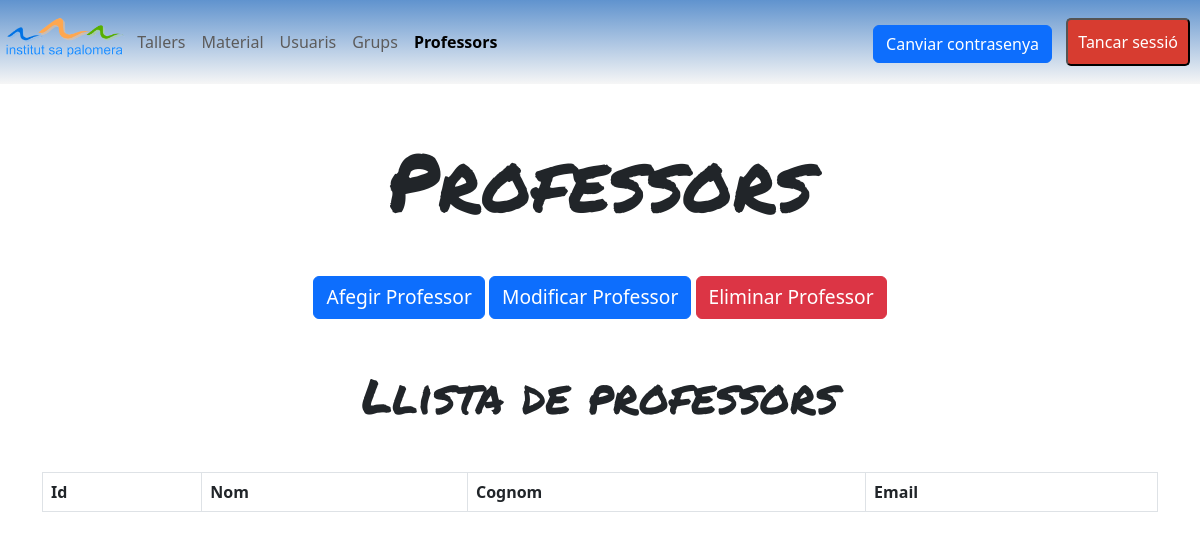
The app's page /Controller/profes.php (signed in), older data.
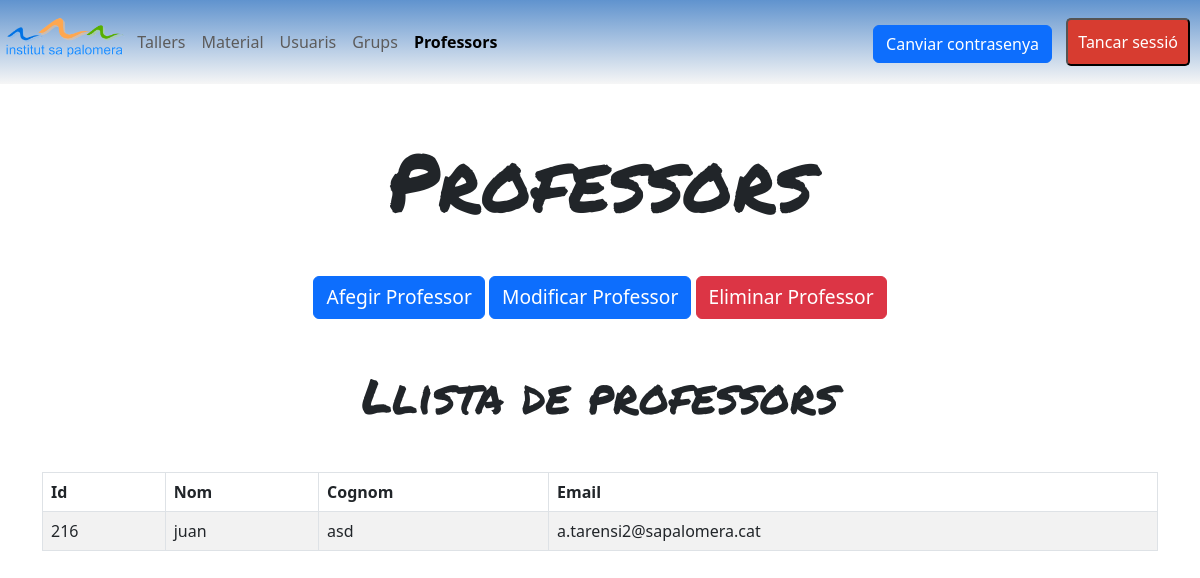
The same page, newer data.
### tables this page shows
CREATE TABLE IF NOT EXISTS `usuaris` (
  `id` int(11) NOT NULL AUTO_INCREMENT,
  `nom` varchar(30) NOT NULL,
  `cognom` varchar(30) NOT NULL,
  `edat` int(11) NOT NULL,
  `curs` varchar(20) NOT NULL,
  `grup` varchar(20) NOT NULL,
  `admin` tinyint(1) NOT NULL DEFAULT 0,
  `prof` tinyint(1) NOT NULL DEFAULT 0,
  `email` varchar(40) DEFAULT NULL,
  `password` text DEFAULT NULL,
  PRIMARY KEY (`id`)
);

### model/profes.model.php (called while the page is built, shortened)
<?php
function consultarProfes(){
    try {
        $conection = connexio();
        $sql = "SELECT `id`, `nom`, `cognom`, `email` FROM `usuaris` WHERE `prof` = 1";
        $stmt = $conection->prepare($sql);
        $stmt->execute();
        $result = $stmt->fetchAll(PDO::FETCH_ASSOC);
        return $result;
    } catch(Exception $e){
        echo "Error: " . $e->getMessage();
        die();
    }
}
?>

### Controller/profes.php (the view, shortened to what this page needs)
<?php
include_once '../model/profes.model.php';
function mostrarProfes(){
    $profes = consultarProfes();
    foreach($profes as $profe){
        echo "<tr>";
        echo "<td>".(!empty($profe['id']) ? $profe['id'] : "No hi ha id")."</td>";
        echo "<td>".(!empty($profe['nom']) ? $profe['nom'] : "No hi ha nom")."</td>";
        echo "<td>".(!empty($profe['cognom']) ? $profe['cognom'] : "No hi ha cognom")."</td>";
        echo "<td>".(!empty($profe['email']) ? $profe['email'] : "No hi ha email")."</td>";
        echo "</tr>";
    }
}
require '../View/profes.vista.php';
?>

### View/profes.vista.php (shortened to what this page needs)
<html lang="en">
<head>
    <link href="https://cdn.jsdelivr.net/npm/bootstrap@5.3.0-alpha3/dist/css/bootstrap.min.css" rel="stylesheet">
    <link rel="stylesheet" href="../Assets/Css/profes.style.css">
    <link rel="stylesheet" href="../Assets/Css/global.css" />
    <link rel="stylesheet" href="https://cdn.datatables.net/2.0.2/css/dataTables.dataTables.min.css">
</head>
<body>
    <div class="container-12">
        <nav class="navbar navbar-expand-lg ">
            <img src="../Assets/img/logo.png" alt="logo" width="auto" height="50">
            <div class="collapse navbar-collapse" id="navbarText">
              <ul class="navbar-nav mr-auto">
                <li class="nav-item">
                  <a class="nav-link" href="../Controller/home.php">Tallers</a>
                </li>
                <li class="nav-item">
                  <a class="nav-link" href="../Controller/material.php">Material</a>
                </li>
                <li class="nav-item">
                  <a class="nav-link" href="../Controller/usuaris.php">Usuaris</a>
                </li>
                <li class="nav-item">
                  <a class="nav-link" href="../Controller/grups.php">Grups</a>
                </li>
                <li class="nav-item active">
                  <a class="nav-link active" href="#"><b>Professors</b></a>
                </li>
              </ul>
              <ul class="navbar-nav ms-auto">
                <li class="nav-item">
                    <button type="button" class="btn btn-primary" id="canviarContrasenya">Canviar contrasenya</button>
                    <button class="btnLogOut" id="btnTancarSessio">Tancar sessió</button>
                </li>
              </ul>
            </div>
          </nav>
        <h1 class="row justify-content-center m-5">Professors</h1>
        <div class="col-12 text-center-md text-center">
          <button type="button" class="btn2 btn btn-primary" id="btnAfegirProfe" name="btnAfegirProfe">Afegir Professor</button>
          <button type="button" class="btn2 btn btn-primary" id="btnModificarProfe" name="btnModificarProfe">Modificar Professor</button>
          <button type="button" class="btn2 btn btn-danger" id="btnEliminarProfe" name="btnEliminarProfe">Eliminar Professor</button>
        </div>
        <h2 class="row justify-content-center m-5">Llista de professors</h2>
        <div class="container mt-5">
                <table id="myTable" class="display table table-striped table-bordered">
                <thead class="thead-dark">
                  <tr>
                    <th>Id</th>
                    <th>Nom</th>
                    <th>Cognom</th>
                    <th>Email</th>
                  </tr>
                </thead>
                <tbody>
                  <?php
                    mostrarProfes();
                  ?>
                </tbody>
            </table>
        </div>
    </div>
</body>
</html>

### Assets/css/profes.style.css (style rules this page uses)
h2 { font-family: "permanent marker" ; font-size: 3rem; }
.btn2 { font-size:1.2rem; }

### Assets/css/global.css (style rules this page uses)
h1 { font-family: "permanent marker" ; font-size: 5rem; }
.navbar { background: linear-gradient(#6093CE,rgba(0, 0, 0, 0.034)) ; }
.nav-link { color: rgb(92, 91, 91); }
.btnLogOut { background-color: #d73c30; color: white; padding: 10px; border-radius: 5px; text-align: center; margin: 10px; cursor: pointer; }

Row changes from the older to the newer data that the page shows:
added usuaris: id "216", nom "juan", cognom "asd", email "a.tarensi2@sapalomera.cat"
